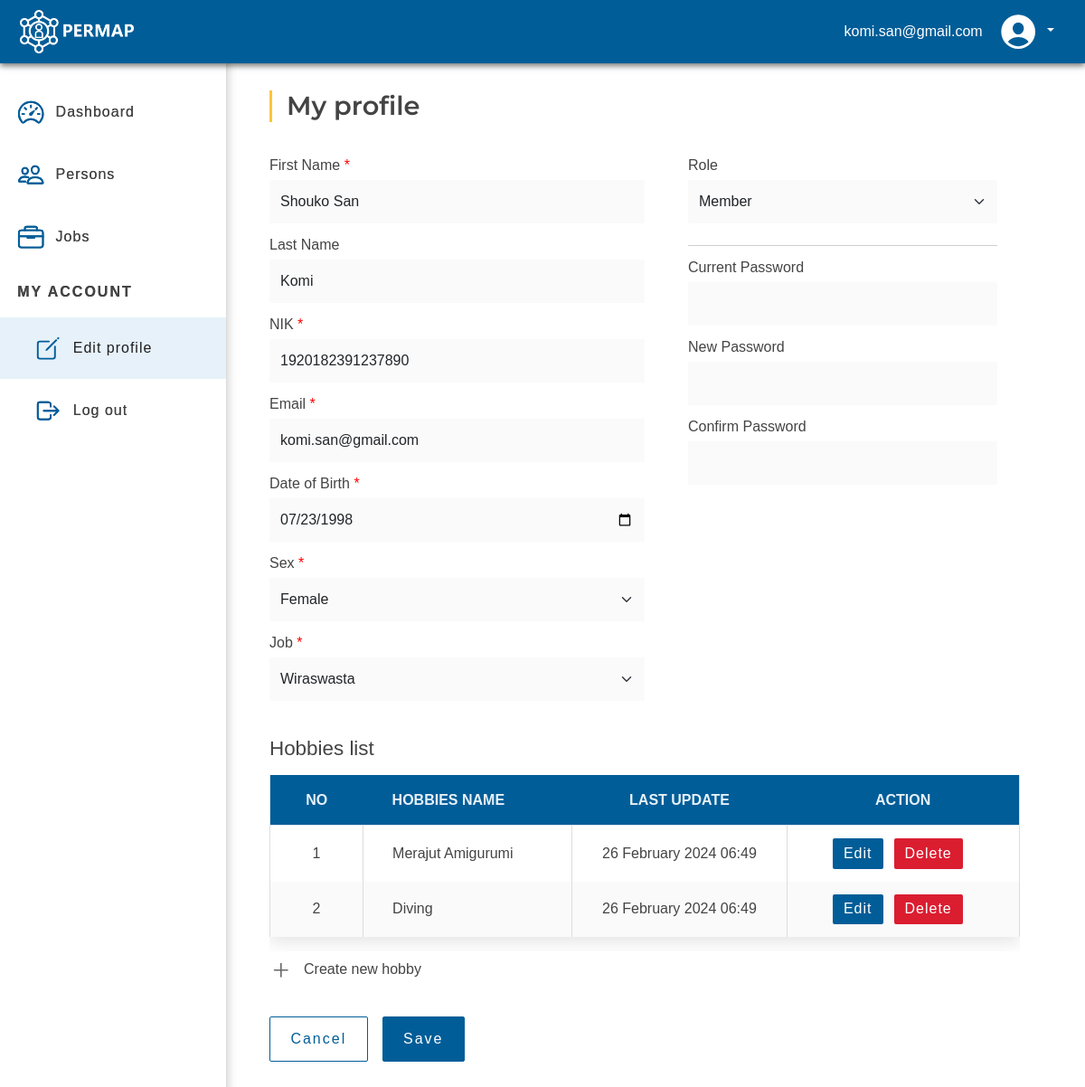
The page /my-profile.php (signed in) on the database as committed earlier.
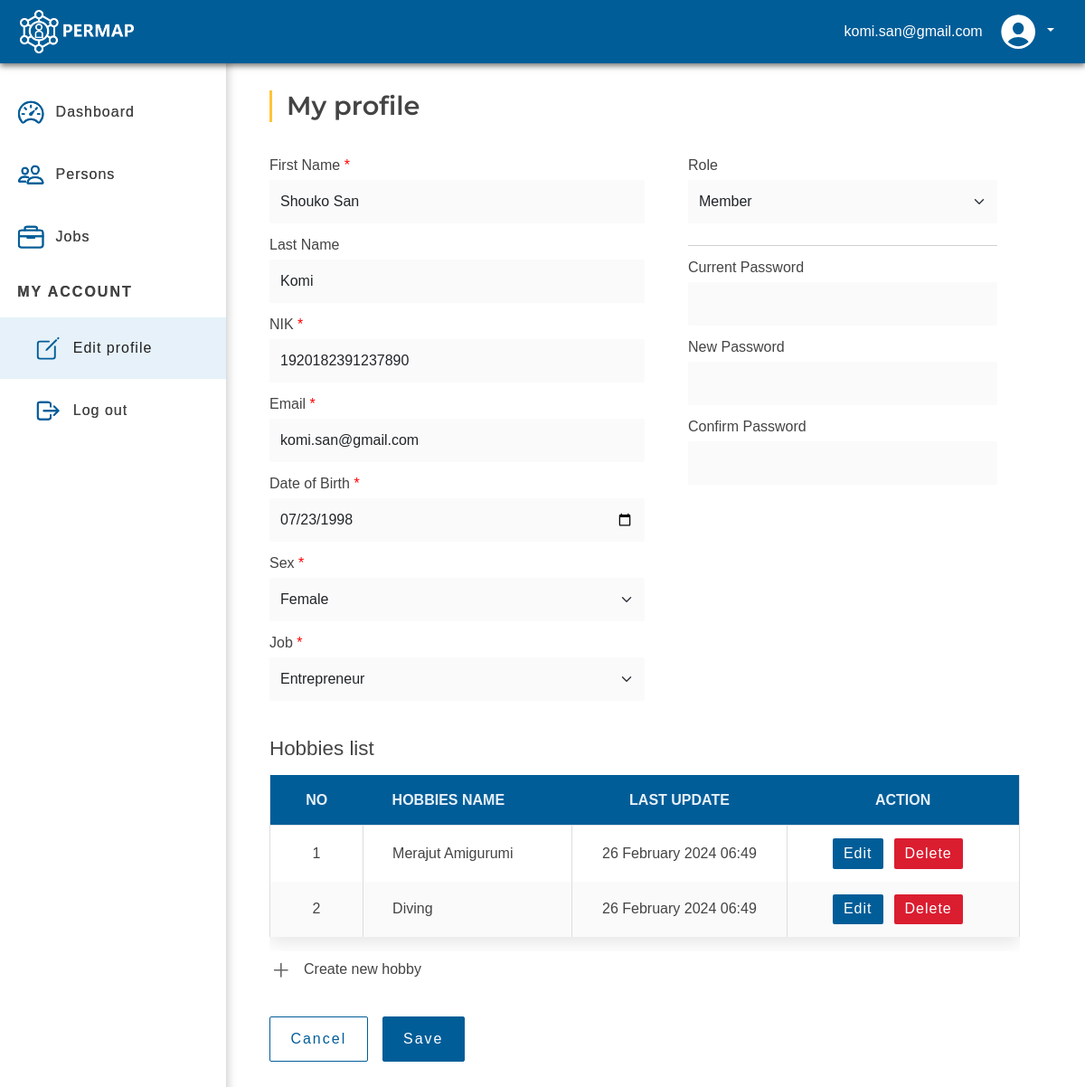
The same page on the database as committed later.
### tables this page shows
CREATE TABLE `persons` (
  `id` int NOT NULL AUTO_INCREMENT,
  `firstName` varchar(30) NOT NULL,
  `lastName` varchar(30) DEFAULT NULL,
  `nik` varchar(16) NOT NULL,
  `email` varchar(320) NOT NULL,
  `birthDate` date DEFAULT NULL,
  `sex` varchar(20) NOT NULL,
  `internalNote` varchar(320) DEFAULT NULL,
  `role` varchar(20) NOT NULL,
  `password` varchar(60) NOT NULL,
  `status` tinyint(1) NOT NULL,
  `lastLoggedIn` timestamp NULL DEFAULT NULL,
  PRIMARY KEY (`id`)
);

CREATE TABLE `jobs` (
  `id` int NOT NULL AUTO_INCREMENT,
  `jobs_name` varchar(60) DEFAULT NULL,
  `count` int DEFAULT NULL,
  `last_update` timestamp NOT NULL,
  PRIMARY KEY (`id`)
);

### action/utils.php (called while the page is built, shortened)
<?php
require_once __DIR__ . "/../include/db.php";
function getJobs()
{
    global $PDO;
    $result = [];
    try {
        $query = "SELECT * FROM `jobs` ORDER BY jobs_name";
        $stmt = $PDO->prepare($query);
        $stmt->execute();
        $jobs = $stmt->fetchAll(PDO::FETCH_ASSOC);
        foreach ($jobs as $j) {
            $queryJob = "SELECT COUNT(*) as total FROM `person_job` WHERE job_id = :job_id";
            $stmt = $PDO->prepare($queryJob);
            $stmt->execute(array(
                "job_id" => $j[ID]
            ));
            $count = $stmt->fetch(PDO::FETCH_ASSOC);
            $job = [
                ID => $j["id"],
                JOBS_NAME => $j["jobs_name"],
                JOBS_COUNT => $count["total"],
                JOBS_LAST_UPDATE => convertDateToTimestamp($j["last_update"])
            ];
            $result[] = $job;
        }
        return $result;
    } catch (PDOException $e) {
        die("Query error: " . $e->getMessage());
    }
}
function getPersonJob(string $personId)
{
    global $PDO;
    try {
        $query = "SELECT * FROM `person_job` WHERE person_id = :person_id";
        $stmt = $PDO->prepare($query);
        $stmt->execute(array(
            "person_id" => $personId
        ));
        $personJob = $stmt->fetch(PDO::FETCH_ASSOC);
        $queryJob = "SELECT * FROM `jobs` WHERE id = :job_id";
        $stmt = $PDO->prepare($queryJob);
        $stmt->execute(array(
            "job_id" => $personJob[PERSON_JOBS_JOB_ID]
        ));
        return $stmt->fetch(PDO::FETCH_ASSOC);
    } catch (PDOException $e) {
        die("Query error: " . $e->getMessage());
    }
}
function convertDateToTimestamp(mixed $date): int|null
{
    if (!is_numeric($date)) {
        $date = str_replace('-', '/', $date);
        return strtotime($date);
    }
    return null;
}
function &findFirstFromDb(string $tableName, string $key, string $value, int|null $id = null): mixed
{
    global $PDO;
    try {
        $query = "SELECT * FROM $tableName WHERE $key = :value";
        $queryParam = array(
            'value' => $value
        );
        $query .= ' LIMIT 1';
        $stmt = $PDO->prepare($query);
        $stmt->execute($queryParam);
        $firstData = $stmt->fetch(PDO::FETCH_ASSOC);
        return $firstData;
    } catch (PDOException $e) {
        die($e->getMessage());
    }
}

### include/inputForm.php (the view, shortened to what the changed rows need)
<?php
function formInputValues(array $person, string $userRole, array $arraySex, array $jobs, array|null $userInputData = null, array|null $errorData = null): void
{
    $getPersonJob = getPersonJob($person[ID]);
    ?>
    <div class="mb-3 form-input">
        <label for="f-name" class="form-label required"
        >First Name</label
        >
        <input
                id="f-name"
                type="text"
                value="<?php if (isset($userInputData)) {
                    echo $userInputData["firstName"];
                } else {
                    echo $person[PERSON_FIRST_NAME];
                } ?>"
                required
                class="form-control"
                name="firstName"
                maxlength="30"
        />
    </div>
    <div class="mb-3 form-input">
        <label for="l-name" class="form-label">Last Name</label>
        <input
                id="l-name"
                type="text"
                value="<?php if (isset($userInputData)) {
                    echo $userInputData["lastName"];
                } else {
                    echo $person[PERSON_LAST_NAME];
                } ?>"
                class="form-control"
                name="lastName"
                maxlength="15"
        />
    </div>
    <div class="mb-3 form-input">
        <label for="nik" class="form-label required">NIK</label>
        <input
                id="nik"
                type="text"
                value="<?php if (isset($userInputData["nik"])) {
                    echo $userInputData["nik"];
                } else {
                    echo $person[PERSON_NIK];
                } ?>"
                required
                class="form-control"
                name="nik"
                maxlength="16"
                minlength="16"
        />
    </div>
    <div class="mb-3 form-input">
        <label for="staticEmail" class="form-label required"
        >Email</label
        >
        <input
                id="staticEmail"
                type="email"
                value="<?php if (isset($userInputData)) {
                    echo $userInputData["email"];
                } else {
                    echo $person[PERSON_EMAIL];
                } ?>"
                required
                class="form-control"
                name="email"
        />
    </div>
    <div class="mb-3 form-input">
        <label for="datePicker" class="form-label required"
        >Date of Birth</label
        >
        <input
                id="datePicker"
                type="date"
                value="<?php if (isset($userInputData["birthDate"])) {
                    echo $userInputData["birthDate"];
                } else {
                    echo date("Y-m-d", $person[PERSON_BIRTH_DATE]);
                } ?>"
                required
                class="form-control"
                name="birthDate"
        />
    </div>
    <div class="mb-3 form-input">
        <label class="form-label required" for="sex-dropdown"
        >Sex</label
        >
        <select
                class="form-select form-control"
                id="sex-dropdown"
                required
                aria-label="Small select example"
                name="sex"
        >
            <?php
            if (isset($userInputData["sex"])) {
                $arraySex = sortSex($userInputData["sex"]);
                foreach ($arraySex as $sex) { ?>
                    <option
                            value="<?= $sex ?>"<?php if ($sex === $userInputData["sex"]) echo "selected" ?>>
                        <?= SEX_LABEL[$sex . "_LABEL"] ?></option>
                    <?php
                }
            } else {
                foreach ($arraySex as $sex) {
                    ?>
                    <option
                            value="<?= $sex ?>"<?php if ($sex === $person[PERSON_SEX]) echo "selected" ?>>
                        <?= SEX_LABEL[$sex . "_LABEL"] ?></option>
                    <?php
                }
            }
            ?>
        </select>
    </div>
    <div class="mb-3 form-input">
        <label class="form-label required" for="job-dropdown">Job</label>
        <select id="job-dropdown" class="form-select form-control"
                aria-label="Small select example" name="jobName">
            <?php
            foreach ($jobs as $job) {
                ?>
                <option value="<?= $job[JOBS_NAME] ?>" <?php if ($job[JOBS_NAME] === $getPersonJob[JOBS_NAME]) echo "selected" ?>>
                    <?= $job[JOBS_NAME] ?>
                </option>
                <?php
            }
            ?>
        </select>
    </div>
    <?php
}
    ?>

Rows that differ between the two databases and show on the page:
changed through a linked row, persons "Shouko San": jobName "Wiraswasta" → "Entrepreneur"
